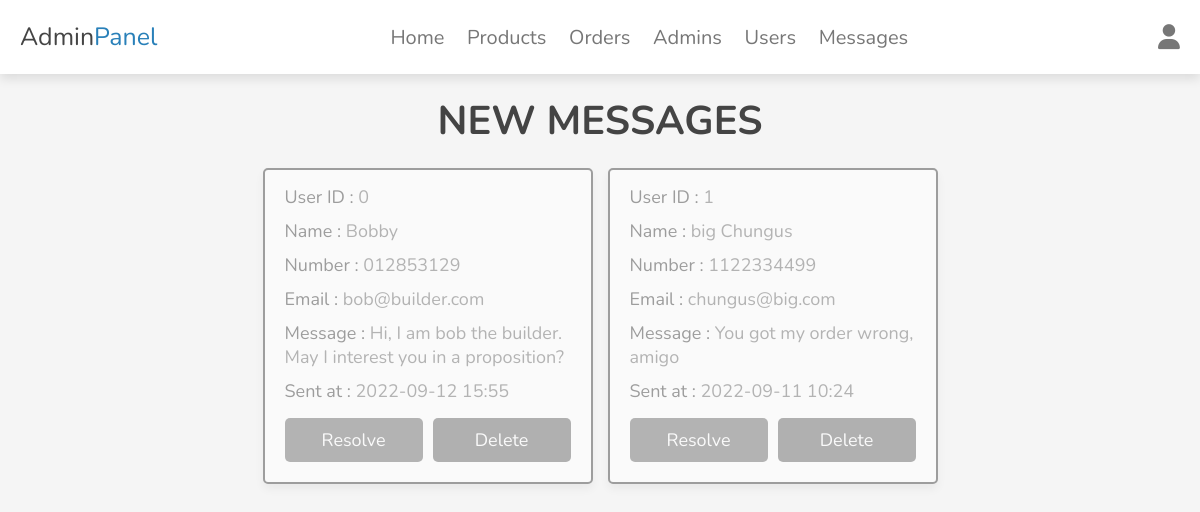
The app's page /admin/messages.php (signed in) with its own data.
### tables this page shows
CREATE TABLE `messages` (
  `id` int(100) NOT NULL,
  `user_id` int(100) NOT NULL,
  `name` varchar(100) NOT NULL,
  `email` varchar(100) NOT NULL,
  `number` varchar(12) NOT NULL,
  `message` varchar(500) NOT NULL,
  `resolved` tinyint(1) NOT NULL DEFAULT 0,
  `sent_on` datetime NOT NULL DEFAULT current_timestamp()
);

### admin/messages.php (the view, shortened to what this page needs)
<?php
include "../components/connect.php";
?>
<!DOCTYPE html>
<html lang="en">
<head>
   <link rel="stylesheet" href="https://cdnjs.cloudflare.com/ajax/libs/font-awesome/6.2.0/css/all.min.css">
   <link rel="stylesheet" href="../css/admin_style.css">
</head>
<body>
<?php include '../components/admin_header.php' ?>
<section class="messages">
   <h1 class="heading">New messages</h1>
   <div class="box-container">
      <?php
         $select_messages = $conn->prepare("SELECT * FROM `messages` ORDER BY sent_on DESC");
         $select_messages->execute();
         if ($select_messages->rowCount() > 0) {
            while ($fetch_messages = $select_messages->fetch(PDO::FETCH_ASSOC)) {
      ?>
      <div class="box <?= $fetch_messages['resolved'] ? 'resolved' : ''; ?>">
         <p> User ID : <span><?= $fetch_messages['user_id'] ?></span></p>
         <p> Name : <span><?= $fetch_messages['name'] ?></span></p>
         <p> Number : <span><?= $fetch_messages['number'] ?></span></p>
         <p> Email : <span><?= $fetch_messages['email'] ?></span></p>
         <p> Message : <span><?= $fetch_messages['message'] ?></span></p>
         <p> Sent at : <span><?=substr($fetch_messages['sent_on'], 0, -3) ?></span></p>
         <form action="" method="POST">
            <div class="flex-btn">
               <input type="submit" <?= $fetch_messages['resolved'] == true ? 'disabled' : '' ?> value="Resolve" class="btn" name="resolve">
               <a href="messages.php?delete=<?= $fetch_messages['id']; ?>" class="delete-btn" onclick="return confirm('Delete this message?');">Delete</a>
            </div>
         </form>
      </div>
      <?php
            }
         }
         else {
            echo '<p class="empty">You have no messages.</p>';
         }
      ?>
   </div>
</section>
</body>
</html>

### css/admin_style.css (style rules this page uses)
:root { --main-color: #2980b9; --red: #e74c3c; --orange: #f39c12; --black: #444; --white: #fff; --light-bg: #f5f5f5; --light-color: #777; --border: .2rem solid var(--black); --box-shadow: 0 .5rem 1rem rgba(0, 0, 0, .1); }
* { font-family: 'Nunito', sans-serif; margin: 0; padding: 0; box-sizing: border-box; text-decoration: none; outline: none; border: none; }
html { font-size: 62.5%; overflow-x: hidden; }
body { background-color: var(--light-bg); }
section { max-width: 1200px; margin: 0 auto; padding: 2rem; }
.btn, .delete-btn, .option-btn { display: block; margin-top: 1rem; border-radius: .5rem; cursor: pointer; width: 100%; font-size: 1.8rem; color: var(--white); padding: 1rem 3rem; text-transform: capitalize; text-align: center; }
.btn { background-color: var(--main-color); }
.delete-btn { background-color: var(--red); }
.flex-btn { display: flex; gap: 1rem; }
.heading { text-align: center; margin-bottom: 2rem; text-transform: uppercase; color: var(--black); font-size: 4rem; }
.messages .box-container { display: grid; grid-template-columns: repeat(auto-fit, 33rem); gap: 1.5rem; justify-content: center; align-items: flex-start; }
.messages .box-container .box { background-color: var(--white); border-radius: .5rem; box-shadow: var(--box-shadow); border: var(--border); padding: 2rem; padding-top: 1rem; }
.messages .box-container .box p { padding: .5rem 0; font-size: 1.8rem; color: var(--black); }
.messages .box-container .box p span { color: var(--main-color); }
.messages .box.resolved { filter: grayscale(1) opacity(.5); }
.messages .box.resolved input[type="submit"] { cursor: default; }

### records on screen
messages: user "0", name "Bobby", number "012853129", email "bob@builder.com", message "Hi, I am bob the builder. May I interest you in a proposition?", sent_on "2022-09-12 15:55", resolve "Resolve"
messages: user "1", name "big Chungus", number "1122334499", email "chungus@big.com", message "You got my order wrong, amigo", sent_on "2022-09-11 10:24", resolve "Resolve"
